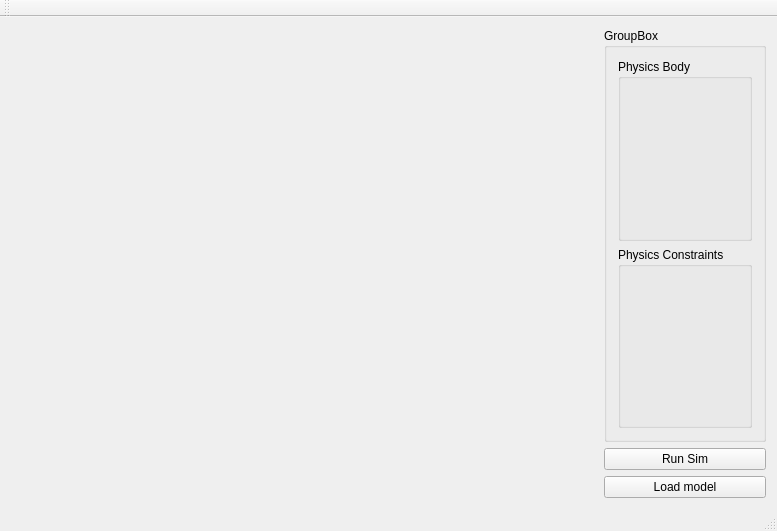
<?xml version="1.0" encoding="UTF-8"?>
<ui version="4.0">
 <class>MainWindow</class>
 <widget class="QMainWindow" name="MainWindow">
  <property name="geometry">
   <rect>
    <x>0</x>
    <y>0</y>
    <width>777</width>
    <height>531</height>
   </rect>
  </property>
  <property name="windowTitle">
   <string>MainWindow</string>
  </property>
  <widget class="QWidget" name="centralWidget">
   <layout class="QGridLayout" name="gridLayout">
    <item row="3" column="1">
     <widget class="QPushButton" name="s_LoadAlembic">
      <property name="text">
       <string>Load model</string>
      </property>
     </widget>
    </item>
    <item row="2" column="1">
     <widget class="QPushButton" name="s_runSimBtn">
      <property name="text">
       <string>Run Sim</string>
      </property>
     </widget>
    </item>
    <item row="0" column="0" rowspan="4">
     <spacer name="horizontalSpacer">
      <property name="orientation">
       <enum>Qt::Horizontal</enum>
      </property>
      <property name="sizeHint" stdset="0">
       <size>
        <width>40</width>
        <height>20</height>
       </size>
      </property>
     </spacer>
    </item>
    <item row="0" column="1" rowspan="2">
     <widget class="QGroupBox" name="groupBox">
      <property name="title">
       <string>GroupBox</string>
      </property>
      <layout class="QGridLayout" name="gridLayout_2">
       <item row="0" column="0">
        <widget class="QGroupBox" name="groupBox_2">
         <property name="title">
          <string>Physics Body</string>
         </property>
        </widget>
       </item>
       <item row="1" column="0">
        <widget class="QGroupBox" name="groupBox_3">
         <property name="title">
          <string>Physics Constraints</string>
         </property>
        </widget>
       </item>
      </layout>
     </widget>
    </item>
   </layout>
  </widget>
  <widget class="QMenuBar" name="menuBar">
   <property name="geometry">
    <rect>
     <x>0</x>
     <y>0</y>
     <width>777</width>
     <height>19</height>
    </rect>
   </property>
  </widget>
  <widget class="QToolBar" name="mainToolBar">
   <attribute name="toolBarArea">
    <enum>TopToolBarArea</enum>
   </attribute>
   <attribute name="toolBarBreak">
    <bool>false</bool>
   </attribute>
  </widget>
  <widget class="QStatusBar" name="statusBar"/>
 </widget>
 <layoutdefault spacing="6" margin="11"/>
 <resources/>
 <connections/>
</ui>
